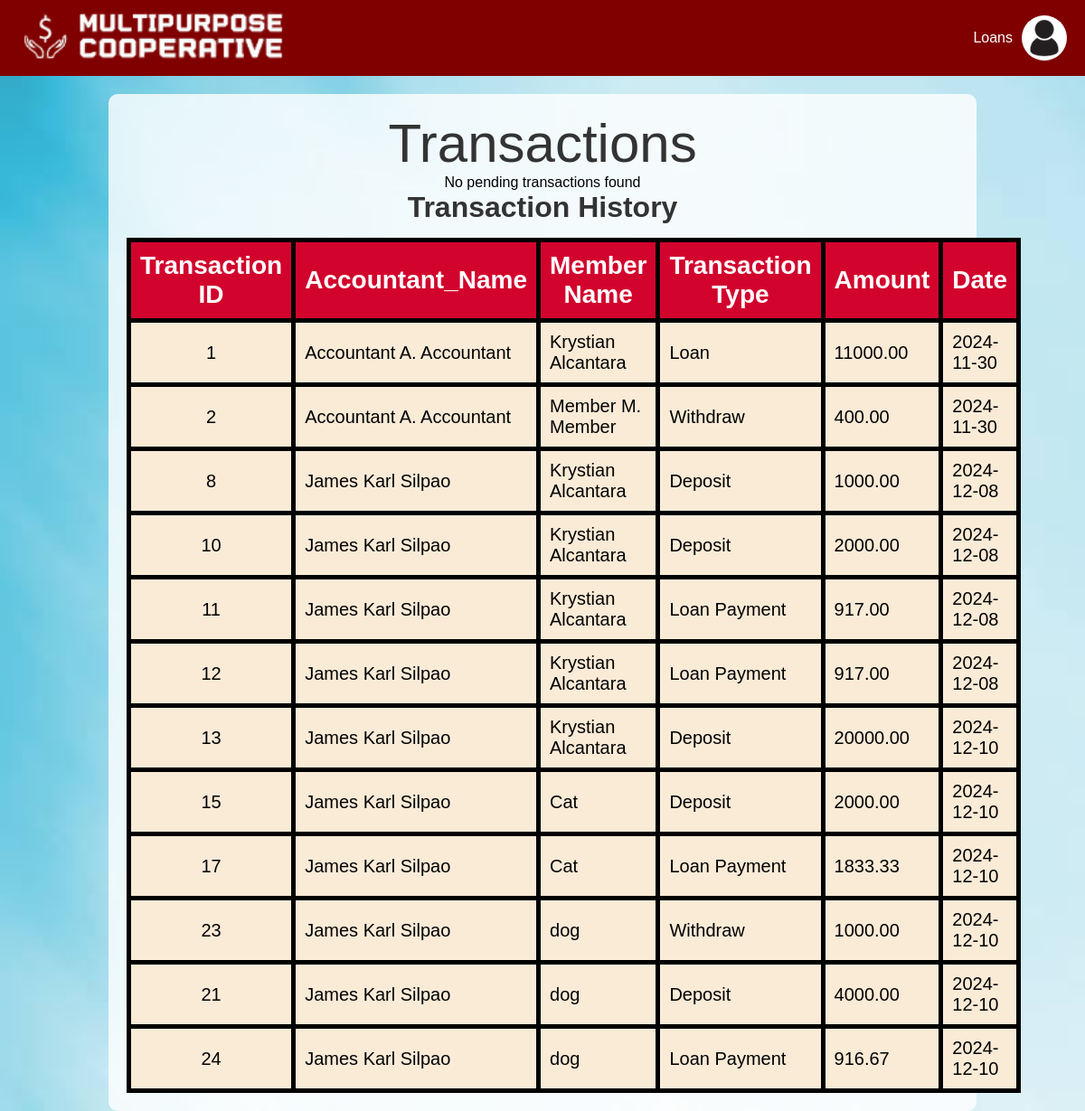
The page /coop/transactions.php on the database its author committed.
### tables this page shows
CREATE TABLE `Transactions` (
  `Transaction_id` int(11) NOT NULL,
  `Accountant_Name` varchar(100) NOT NULL,
  `Member_Name` varchar(100) NOT NULL,
  `Transaction_Type` varchar(20) NOT NULL,
  `Amount` decimal(10,2) DEFAULT NULL,
  `Date` varchar(20) NOT NULL,
  `Status` varchar(20) NOT NULL
);

### coop/transactions.php (the view, shortened to what this page needs)
<?php
include 'dbconnect.php';
$role = isset($_SESSION['role']) ? $_SESSION['role'] : '';
$profileImagePath = 'uploads/admin.jpg';
?>
<!DOCTYPE html>
<html lang="en">
<head>
    <link rel="stylesheet" href="style.css">
</head>
<body>
    <div class="top-banner">
        <div class="logo">
            <a href="homepage.php"><img src="logo.png" alt="Logo"></a>
        </div>
        <div class="menu-bar">
            <?php
                if (isset($role) && $role === 'Member') {
                    echo '<a href="balance.php">Balance</a>';
                } else {
                    echo '<a href="activeloans.php">Loans</a>';
                }
            ?>
        </div>
        <div class="profile">
            <button class="profile-btn" onclick="toggleMenu()">
                <img src="<?php echo $profileImagePath; ?>" alt="Profile Picture">
            </button>
        </div>
    </div>
    <div class="content">
        <label class='pagetitle';>Transactions</label>
        <br>
        <?php
            $sql_pending = "SELECT * FROM Transactions WHERE Status = 'Pending'";
            $result_pending = mysqli_query($conn, $sql_pending);
            if (mysqli_num_rows($result_pending) > 0) {
            ?>
                <h1>Pending Transactions</h1>
                <table>
                    <th><label style="color: white;">Transaction ID</label></th>
                    <th><label style="color: white;">Member Name</label></th>
                    <th><label style="color: white;">Transaction Type</label></th>
                    <th><label style="color: white;">Amount</label></th>
                    <th colspan="2"><label style="color: white;">Actions</label></th>
                    <?php
                        while ($row = mysqli_fetch_array($result_pending)) {
                    ?>
                    <tr>
                        <td style="text-align: center;"><?php echo $row["Transaction_id"]; ?></td>
                        <td><?php echo $row["Member_Name"]; ?></td>
                        <td><?php echo $row["Transaction_Type"]; ?></td>
                        <td><?php echo $row["Amount"]; ?></td>
                        <td>
                            <form action="approve_transaction.php" method="POST" style="display:inline;">
                                <input type="hidden" name="transaction_id" value="<?php echo $row['Transaction_id']; ?>">
                                <button type="submit">Approve</button>
                            </form>
                        </td>
                        <td><a href="disapprove_transaction.php?transaction_id=<?php echo $row['Transaction_id']; ?>" onclick="return confirm('Are you sure you want to disapprove of this Transaction?');"><button>Disapprove</button></a></td>
                    </tr>
                    <?php
                    }
                    ?>
                </table>
                <?php
                    }
                    else{
                        echo "No pending transactions found";
                    }
                ?>
                <?php
                    $sql_Completed = "SELECT * FROM Transactions WHERE Status = 'Completed'";
                    $result_Completed = mysqli_query($conn, $sql_Completed);
                    if (mysqli_num_rows($result_Completed) > 0) {
                    ?>
                        <h1>Transaction History</h1>
                        <table>
                            <th><label style="color: white;">Transaction ID</label></th>
                            <th><label style="color: white;">Accountant_Name</label></th>
                            <th><label style="color: white;">Member Name</label></th>
                            <th><label style="color: white;">Transaction Type</label></th>
                            <th><label style="color: white;">Amount</label></th>
                            <th><label style="color: white;">Date</label></th>
                            <?php
                                while ($row = mysqli_fetch_array($result_Completed)) {
                            ?>
                            <tr>
                                <td style="text-align: center;"><?php echo $row["Transaction_id"]; ?></td>
                                <td><?php echo $row["Accountant_Name"]; ?></td>
                                <td><?php echo $row["Member_Name"]; ?></td>
                                <td><?php echo $row["Transaction_Type"]; ?></td>
                                <td><?php echo $row["Amount"]; ?></td>
                                <td><?php echo $row["Date"]; ?></td>
                            </tr>
                            <?php
                            }
                            ?>
                        </table>
                        <?php
                            }
                            else{
                                echo "No result found";
                            }
                        ?>
    </div>
</body>
</html>

### coop/style.css (style rules this page uses)
* { margin: 0; padding: 0; box-sizing: border-box; font-family: Arial, sans-serif; }
body { background-image: url('homepagebg.jpg'); background-size: cover; background-repeat: no-repeat; background-attachment: fixed; }
.top-banner { display: flex; justify-content: space-between; align-items: center; background-color: #800000; color: white; padding: 10px 20px; position: relative; z-index: 10; }
.logo { display: flex; align-items: center; }
.logo img { width: 300px; height: 60px; margin-right: 15px; }
.menu-bar { display: flex; gap: 20px; margin-left: auto; align-items: center; }
.menu-bar a { text-decoration: none; color: white; font-size: 16px; padding: 5px 10px; transition: background-color 0.3s; }
.profile { display: flex; align-items: center; gap: 15px; }
.profile-btn { border: none; background: none; cursor: pointer; display: inline-block; width: 50px; height: 50px; border-radius: 50%; overflow: hidden; }
.profile-btn img { width: 100%; height: 100%; object-fit: cover; }
.profile-table th, td { border: 1px solid #ddd; padding: 10px; text-align: left; }

### coop/transactions.php (style rules this page uses)
.content { margin-top: 20px; padding: 20px; background: rgba(255, 255, 255, 0.8); border-radius: 10px; width: 80%; margin-left: auto; margin-right: auto; text-align: center; }
.pagetitle { color: #333; margin-bottom: 30px; font-size: 60px; }
table { margin: 0 auto; background-color: antiquewhite; }
td { font-size: 20px; text-allign: center; padding: 10px; }
th { font-size: 28px; text-allign: center; padding: 10px; background-color: rgb(210, 4, 45); }
table, th, tr, td { border: solid 5px; border-collapse: collapse; }
.content h1 { color: #333; margin-bottom: 15px; }

### rows shown on the page
transactions: Transaction_id "1", Accountant_Name "Accountant A. Accountant", Member_Name "Krystian Alcantara", Transaction_Type "Loan", Amount "11000.00", Date "2024-11-30"
transactions: Transaction_id "2", Accountant_Name "Accountant A. Accountant", Member_Name "Member M. Member", Transaction_Type "Withdraw", Amount "400.00", Date "2024-11-30"
transactions: Transaction_id "8", Accountant_Name "James Karl Silpao", Member_Name "Krystian Alcantara", Transaction_Type "Deposit", Amount "1000.00", Date "2024-12-08"
transactions: Transaction_id "10", Accountant_Name "James Karl Silpao", Member_Name "Krystian Alcantara", Transaction_Type "Deposit", Amount "2000.00", Date "2024-12-08"
transactions: Transaction_id "11", Accountant_Name "James Karl Silpao", Member_Name "Krystian Alcantara", Transaction_Type "Loan Payment", Amount "917.00", Date "2024-12-08"
transactions: Transaction_id "12", Accountant_Name "James Karl Silpao", Member_Name "Krystian Alcantara", Transaction_Type "Loan Payment", Amount "917.00", Date "2024-12-08"
transactions: Transaction_id "13", Accountant_Name "James Karl Silpao", Member_Name "Krystian Alcantara", Transaction_Type "Deposit", Amount "20000.00", Date "2024-12-10"
transactions: Transaction_id "15", Accountant_Name "James Karl Silpao", Member_Name "Cat", Transaction_Type "Deposit", Amount "2000.00", Date "2024-12-10"
transactions: Transaction_id "17", Accountant_Name "James Karl Silpao", Member_Name "Cat", Transaction_Type "Loan Payment", Amount "1833.33", Date "2024-12-10"
transactions: Transaction_id "23", Accountant_Name "James Karl Silpao", Member_Name "dog", Transaction_Type "Withdraw", Amount "1000.00", Date "2024-12-10"
transactions: Transaction_id "21", Accountant_Name "James Karl Silpao", Member_Name "dog", Transaction_Type "Deposit", Amount "4000.00", Date "2024-12-10"
transactions: Transaction_id "24", Accountant_Name "James Karl Silpao", Member_Name "dog", Transaction_Type "Loan Payment", Amount "916.67", Date "2024-12-10"
